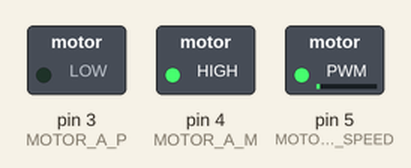
Recording of a sketch running on a simulated Arduino Uno, built with avr-gcc and run on an emulated ATmega328P. Parts: switched loads named in the sketch (green lamp = pin HIGH).

Above: at 0.05 s.
At 1.15 s:
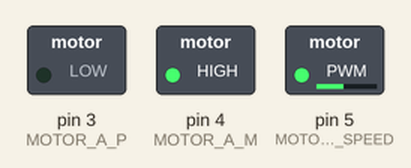
At 2.3 s:
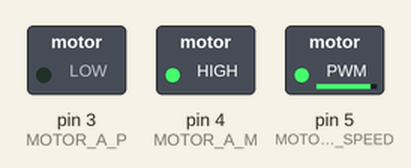
At 4.55 s:
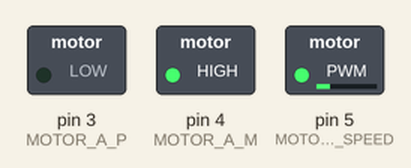
Timing chart, 0 to 6.6 s (numbered marks = the images above):
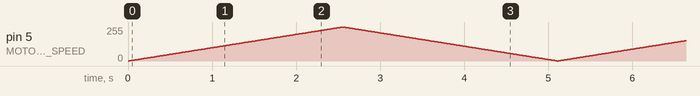

The sketch:

motor_a_test.ino
```cpp
#define MOTOR_A_P 3
#define MOTOR_A_M 4
#define MOTOR_A_SPEED 5  // 速度制御(analogWrite)する際はPWMピン(基板に「〜」が書かれているピン)しか使えません

void setup() {
  pinMode(MOTOR_A_P, OUTPUT);
  pinMode(MOTOR_A_M, OUTPUT);
  pinMode(MOTOR_A_SPEED, OUTPUT);
  digitalWrite(MOTOR_A_P, LOW);
  digitalWrite(MOTOR_A_M, HIGH);
}

void loop() {
  for (int i = 0; i < 255; i++) {
    analogWrite(MOTOR_A_SPEED, i);
    delay(10);
  }
  for (int i = 255; i > 0; i--) {
    analogWrite(MOTOR_A_SPEED, i);
    delay(10);
  }
}
```
